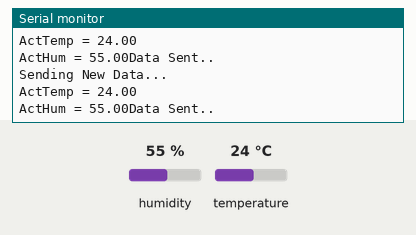
Recording of a sketch running on a simulated ESP32. Shown: the last lines printed to the serial monitor. The test bench sets the inputs (shaded band); at power-on: humidity 55 %, temperature 24 °C.

Above: at 5.8 s.
5.9 s: humidity set to 22 %
At 11.0 s:
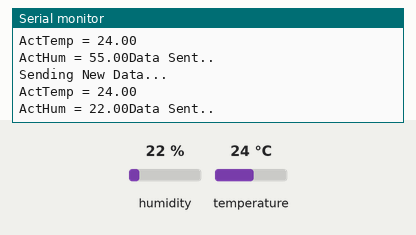
11.9 s: temperature set to 12 °C
At 16.3 s:
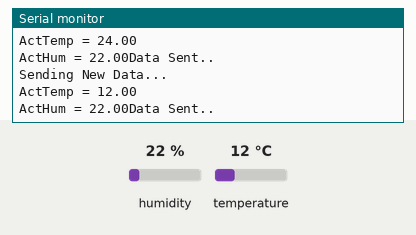
17.9 s: humidity set to 40 %
At 21.6 s:
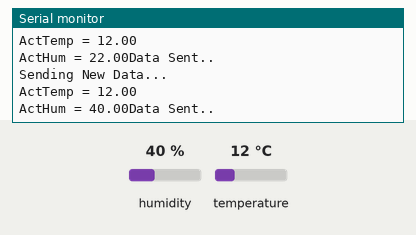
Timing chart, 0 to 23.1 s (numbered marks = the images above; inputs shaded):
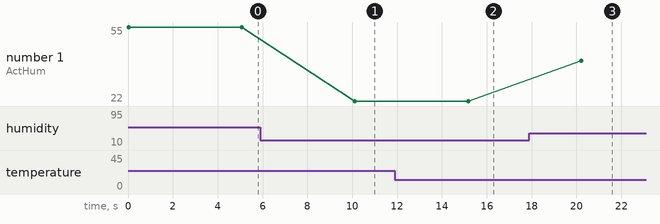

The sketch:

ESP_TransmitSerial.ino
```cpp
/*
 * There are three serial ports on the ESP known as U0UXD, U1UXD and U2UXD.
 *
 * U0UXD is used to communicate with the ESP32 for programming and during reset/boot.
 * U1UXD is unused and can be used for your projects. Some boards use this port for SPI Flash access though
 * U2UXD is unused and can be used for your projects.
 *
*/
#include <HardwareSerial.h>
#include <Wire.h>
#include <Adafruit_Sensor.h>
#include "Adafruit_SHT31.h"

Adafruit_SHT31 sht31 = Adafruit_SHT31();
HardwareSerial MySerial(1);

#define RXD2 16
#define TXD2 17

String tS, hS;

void setup() {
  // Note the format for setting a serial port is as follows: Serial2.begin(baud-rate, protocol, RX pin, TX pin);
  Serial.begin(115200);
  MySerial.begin(9600, SERIAL_8N1, RXD2, TXD2);
  //Serial1.begin(9600, SERIAL_8N1, RXD2, TXD2);
  //Serial2.begin(9600, SERIAL_8N1, RXD2, TXD2);
  //Serial.println("Serial Txd is on pin: "+String(TX));
  //Serial.println("Serial Rxd is on pin: "+String(RX));

  if (! sht31.begin(0x44)){
    Serial.println("Couldn't find SHT31");
    while (1)
      delay(1);
  }

}

void loop() { //Choose Serial1 or Serial2 as required

  float t = sht31.readTemperature();
  float h = sht31.readHumidity();
  tS = String(t);
  hS = String(h);

  MySerial.println("Sending New Data...x");
  Serial.println("Sending New Data...");
//  MySerial.println("27.03y");
//  MySerial.println("80.55z");
  if (! isnan(t)){
    MySerial.println(tS + "y");
    Serial.println("ActTemp = " + tS);
  }
  else{
    //MySerial.println("Failed to read temperature");
    Serial.println("Failed to re`ad temperature");
  }
  if (! isnan(h)){
    MySerial.print(hS + "z");
    Serial.print("ActHum = " + hS);
  }
  else{
    Serial.println("Failed to read humidity");
  }
  MySerial.println();
  Serial.println("Data Sent..");
  delay(5000);

}
```

Measured:
- after the input at 5.9 s, the serial monitor: prints a new line after 4.2 s (image 1)
- after the input at 11.9 s, the serial monitor: prints a new line after 3.3 s (image 2)
- after the input at 17.9 s, the serial monitor: prints a new line after 2.3 s (image 3)
- plotted number 1: 55 → 22 after the input at 5.9 s, 22 → 40 after the input at 17.9 s
